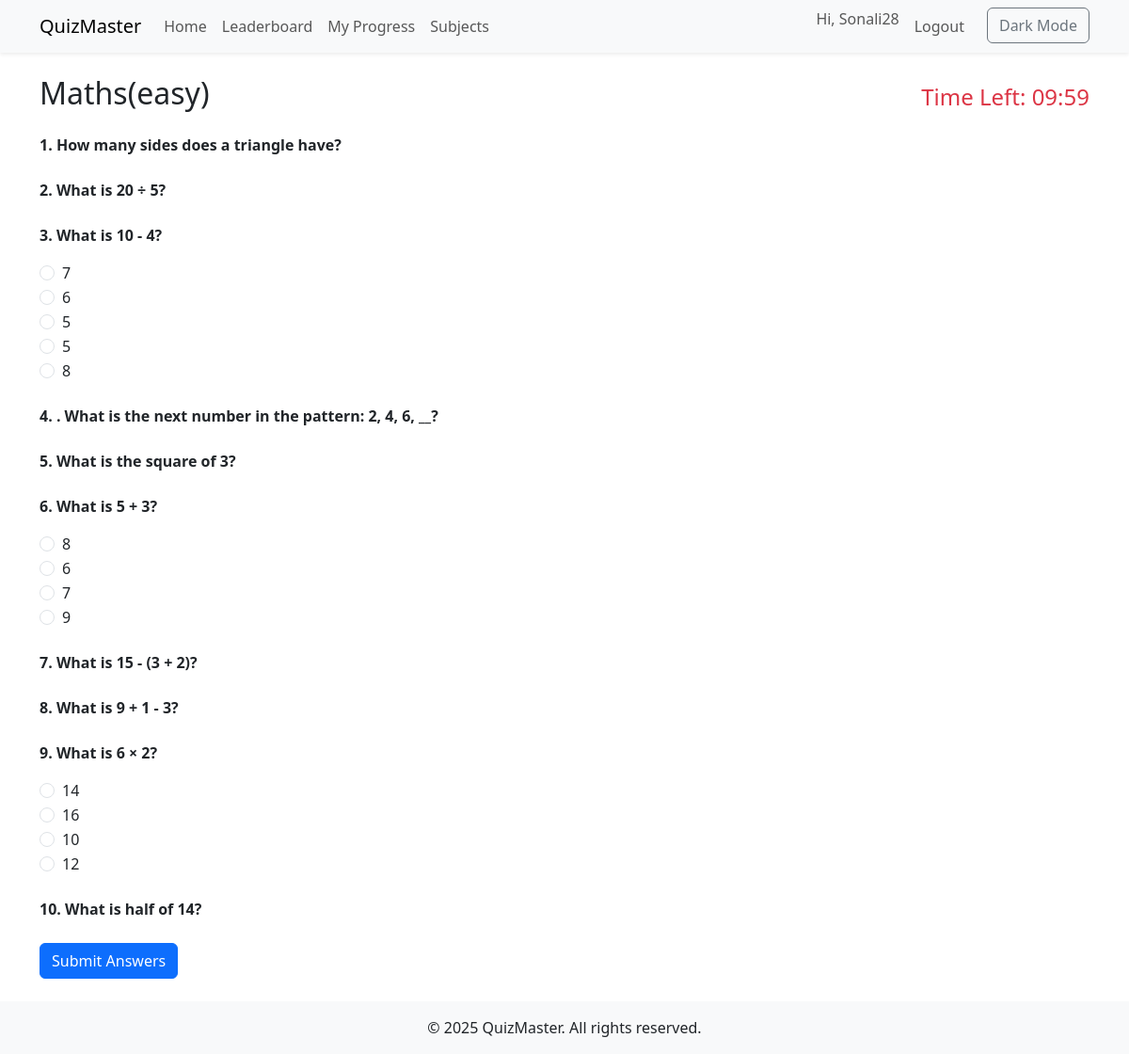
Page /quiz/7/ (signed in) on the committed database.
### quiz/models.py (models this page shows, shortened)
class Quiz(models.Model):
    title = models.CharField(max_length=200)
    category = models.ForeignKey(Category, on_delete=models.CASCADE)
    tags = models.ManyToManyField(Tag, blank=True)
    duration = models.PositiveIntegerField(help_text="Duration in minutes", default=5)

class Question(models.Model):
    quiz = models.ForeignKey(Quiz, on_delete=models.CASCADE)
    text = models.CharField(max_length=500)

class Answer(models.Model):
    question = models.ForeignKey(Question, on_delete=models.CASCADE)
    text = models.CharField(max_length=300)
    is_correct = models.BooleanField(default=False)

### quiz/views.py (the view, shortened to what this page needs)
# urls.py: path('quiz/<int:quiz_id>/', views.take_quiz, name='take_quiz'),
@login_required
def take_quiz(request, quiz_id):
    quiz = get_object_or_404(Quiz, id=quiz_id)
    questions = list(quiz.question_set.all())
    random.shuffle(questions)
    q_and_answers = []
    for q in questions:
        answers = list(q.answer_set.all())
        random.shuffle(answers)
        q_and_answers.append((q, answers))
    return render(request, 'quiz/take_quiz.html', {'quiz': quiz, 'q_and_answers': q_and_answers})

### templates/quiz/take_quiz.html (shortened to what this page needs)
{% extends 'base.html' %}
{% block content %}
  <div class="d-flex justify-content-between align-items-center mb-3">
    <h2>{{ quiz.title }}</h2>
    <div id="timer" class="fs-4 text-danger">Time Left: <span id="time">{{ quiz.duration|stringformat:"02d" }}:00</span></div>
  </div>
  <form method="post" id="quizForm">
    {% for question, answers in q_and_answers %}
      <div class="mb-4">
        <p class="fw-bold">{{ forloop.counter }}. {{ question.text }}</p>
        {% for answer in answers %}
          <div class="form-check">
            <input class="form-check-input" type="radio" name="{{ question.id }}" id="ans{{ answer.id }}" value="{{ answer.id }}">
            <label class="form-check-label" for="ans{{ answer.id }}">{{ answer.text }}</label>
          </div>
        {% endfor %}
      </div>
    {% endfor %}
    <button type="submit" class="btn btn-primary">Submit Answers</button>
  </form>
{% endblock %}

### templates/base.html (shortened to what this page needs)
<!DOCTYPE html>
<html lang="en">
<head>
  <link href="https://cdn.jsdelivr.net/npm/bootstrap@5.3.0/dist/css/bootstrap.min.css" rel="stylesheet">
</head>
<body class="d-flex flex-column min-vh-100">
  <nav class="navbar navbar-expand-lg navbar-light bg-light shadow-sm">
    <div class="container">
      <a class="navbar-brand" href="{ % url 'quiz_list' % }">QuizMaster</a>
      <div class="collapse navbar-collapse" id="navMenu">
        <ul class="navbar-nav me-auto mb-2 mb-lg-0">
          <li class="nav-item"><a class="nav-link" href="{% url 'quiz_list' %}">Home</a></li>
          <li class="nav-item"><a class="nav-link" href="{% url 'leaderboard' %}">Leaderboard</a></li>
          <li class="nav-item"><a class="nav-link" href="{% url 'user_progress' %}">My Progress</a></li>
          <li class="nav-item">
            <a class="nav-link" href="{% url 'subject_list' %}">Subjects</a>
          </li>
        </ul>
        <ul class="navbar-nav ms-auto">
          {% if user.is_authenticated %}
            <li class="nav-item"><span class="navbar-text me-2">Hi, {{ user.username }}</span></li>
            <li class="nav-item"><a class="nav-link" href="/logout/">Logout</a></li>
          {% else %}
            <li class="nav-item"><a class="nav-link" href="/login/">Login</a></li>
            <li class="nav-item"><a class="nav-link" href="/register/">Register</a></li>
          {% endif %}
          <li class="nav-item"><button class="btn btn-outline-secondary ms-3" onclick="toggleDarkMode()">Dark Mode</button></li>
        </ul>
      </div>
    </div>
  </nav>
  <main class="container flex-fill py-4">
    {% block content %}{% endblock %}
  </main>
  <footer class="bg-light text-center py-3 mt-auto">
    <div class="container">&copy; 2025 QuizMaster. All rights reserved.</div>
  </footer>
</body>
</html>

### rows in the picture
Quiz: title "Maths(easy)"
Question: text "How many sides does a triangle have?"
Question: text "What is 20 ÷ 5?"
Question: text "What is 10 - 4?"
Answer: text "7"
Answer: text "6"
Answer: text "5"
Answer: text "5"
Answer: text "8"
Question: text ". What is the next number in the pattern: 2, 4, 6, __?"
Question: text "What is the square of 3?"
Question: text "What is 5 + 3?"
Answer: text "8"
Answer: text "6"
Answer: text "7"
Answer: text "9"
Question: text "What is 15 - (3 + 2)?"
Question: text "What is 9 + 1 - 3?"
Question: text "What is 6 × 2?"
Answer: text "14"
Answer: text "16"
Answer: text "10"
Answer: text "12"
Question: text "What is half of 14?"

### other values in the picture
{{ user.username }} "Sonali28"
